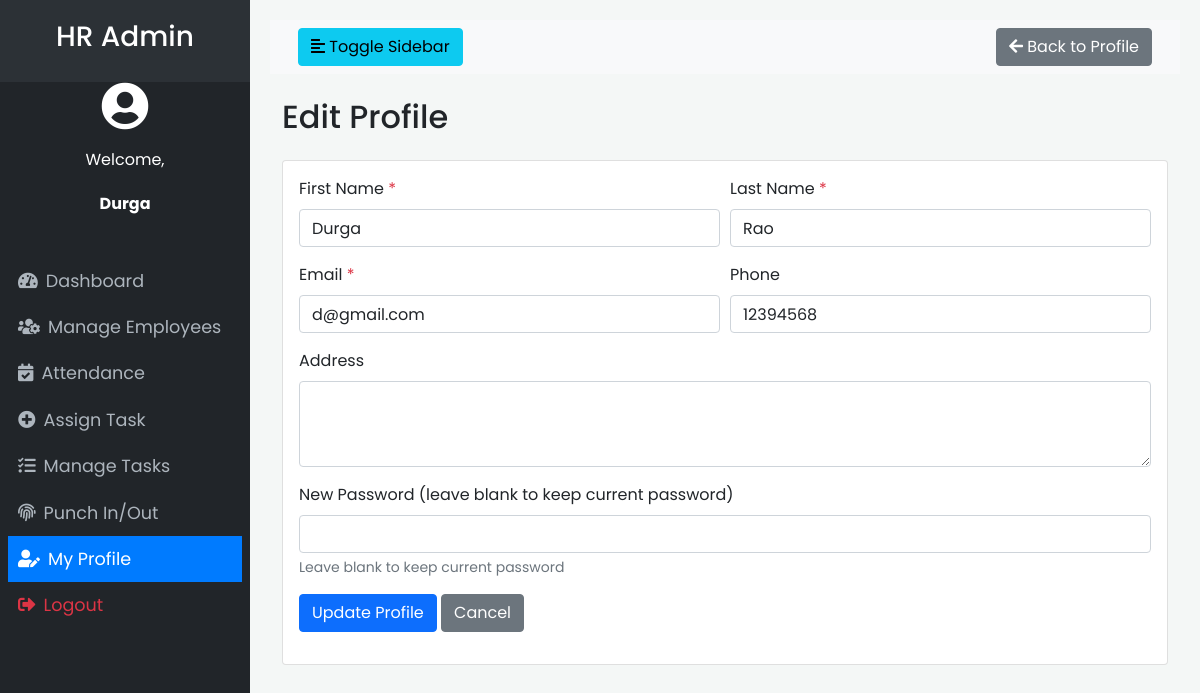
Page /pages/edit_profile.php (signed in) on the committed database.
### tables this page shows
CREATE TABLE `users` (
  `id` int(11) NOT NULL,
  `username` varchar(50) NOT NULL,
  `password` varchar(255) NOT NULL,
  `role` enum('Super Admin','HR Admin','Employee') NOT NULL,
  `employee_id` varchar(20) DEFAULT NULL
);

CREATE TABLE `employees` (
  `id` int(11) NOT NULL,
  `employee_id` varchar(20) NOT NULL,
  `first_name` varchar(50) NOT NULL,
  `last_name` varchar(50) NOT NULL,
  `email` varchar(100) NOT NULL,
  `phone` varchar(20) DEFAULT NULL,
  `address` text DEFAULT NULL,
  `hire_date` date NOT NULL,
  `department` varchar(100) DEFAULT NULL,
  `position` varchar(100) DEFAULT NULL
);

### pages/edit_profile.php (the view, shortened to what this page needs)
<?php
require_once '../config/config.php';
$username = $first_name = $last_name = $email = $phone = $address = '';
$username_err = $first_name_err = $last_name_err = $email_err = $password_err = '';
$employee_id = $_SESSION["employee_id"];
$sql = "SELECT u.username, e.first_name, e.last_name, e.email, e.phone, e.address
        FROM users u
        LEFT JOIN employees e ON u.employee_id = e.employee_id
        WHERE u.employee_id = :employee_id";
if($stmt = $pdo->prepare($sql)){
    $stmt->bindParam(":employee_id", $employee_id, PDO::PARAM_STR);
    if($stmt->execute()){
        if($stmt->rowCount() == 1){
            $row = $stmt->fetch(PDO::FETCH_ASSOC);
            $first_name = $row['first_name'];
            $last_name = $row['last_name'];
            $email = $row['email'];
            $phone = $row['phone'];
            $address = $row['address'];
        } else {
            $_SESSION['error'] = "Profile not found.";
            header("location: profile.php");
            exit();
        }
    } else {
        $_SESSION['error'] = "Oops! Something went wrong. Please try again later.";
        header("location: profile.php");
        exit();
    }
}
?>
<!DOCTYPE html>
<html lang="en">
<head>
    <link rel="stylesheet" href="https://stackpath.bootstrapcdn.com/bootstrap/4.5.2/css/bootstrap.min.css">
    <link rel="stylesheet" href="https://cdnjs.cloudflare.com/ajax/libs/font-awesome/5.15.4/css/all.min.css">
    <link rel="stylesheet" href="../assets/css/style.css">
</head>
<body>
    <div class="wrapper">
        <?php include 'templates/sidebar.php'; ?>
        <div id="content">
            <nav class="navbar navbar-expand-lg navbar-light bg-light">
                <div class="container-fluid">
                    <button type="button" id="sidebarCollapse" class="btn btn-info">
                        <i class="fas fa-align-left"></i>
                        <span>Toggle Sidebar</span>
                    </button>
                    <div class="ml-auto">
                        <a href="profile.php" class="btn btn-secondary">
                            <i class="fas fa-arrow-left"></i> Back to Profile
                        </a>
                    </div>
                </div>
            </nav>
            <div class="container mt-4">
                <h2 class="mb-4">Edit Profile</h2>
                <div class="card">
                    <div class="card-body">
                        <form action="<?php echo htmlspecialchars($_SERVER["PHP_SELF"]); ?>" method="post">
                            <div class="form-row">
                                <div class="form-group col-md-6">
                                    <label>First Name <span class="text-danger">*</span></label>
                                    <input type="text" name="first_name" class="form-control <?php echo (!empty($first_name_err)) ? 'is-invalid' : ''; ?>" value="<?php echo htmlspecialchars($first_name); ?>">
                                </div>
                                <div class="form-group col-md-6">
                                    <label>Last Name <span class="text-danger">*</span></label>
                                    <input type="text" name="last_name" class="form-control <?php echo (!empty($last_name_err)) ? 'is-invalid' : ''; ?>" value="<?php echo htmlspecialchars($last_name); ?>">
                                </div>
                            </div>
                            <div class="form-row">
                                <div class="form-group col-md-6">
                                    <label>Email <span class="text-danger">*</span></label>
                                    <input type="email" name="email" class="form-control <?php echo (!empty($email_err)) ? 'is-invalid' : ''; ?>" value="<?php echo htmlspecialchars($email); ?>">
                                </div>
                                <div class="form-group col-md-6">
                                    <label>Phone</label>
                                    <input type="text" name="phone" class="form-control" value="<?php echo htmlspecialchars($phone); ?>">
                                </div>
                            </div>
                            <div class="form-group">
                                <label>Address</label>
                                <textarea name="address" class="form-control" rows="3"><?php echo htmlspecialchars($address); ?></textarea>
                            </div>
                            <div class="form-group">
                                <label>New Password (leave blank to keep current password)</label>
                                <input type="password" name="password" class="form-control <?php echo (!empty($password_err)) ? 'is-invalid' : ''; ?>">
                                <small class="form-text text-muted">Leave blank to keep current password</small>
                            </div>
                            <div class="form-group">
                                <button type="submit" class="btn btn-primary">Update Profile</button>
                                <a href="profile.php" class="btn btn-secondary">Cancel</a>
                            </div>
                        </form>
                    </div>
                </div>
            </div>
        </div>
    </div>
</body>
</html>

### assets/css/style.css (style rules this page uses)
body { font-family: 'Poppins', sans-serif; background-color: #f4f7f6; }
.wrapper { display: flex; width: 100%; align-items: stretch; }
#content { width: 100%; padding: 20px; min-height: 100vh; transition: all 0.3s; }

### rows in the picture
users: first_name "Durga", last_name "Rao", email "d@gmail.com", phone "12394568"

### other values in the picture
$role "HR Admin"
$_SESSION['username'] "Durga"
